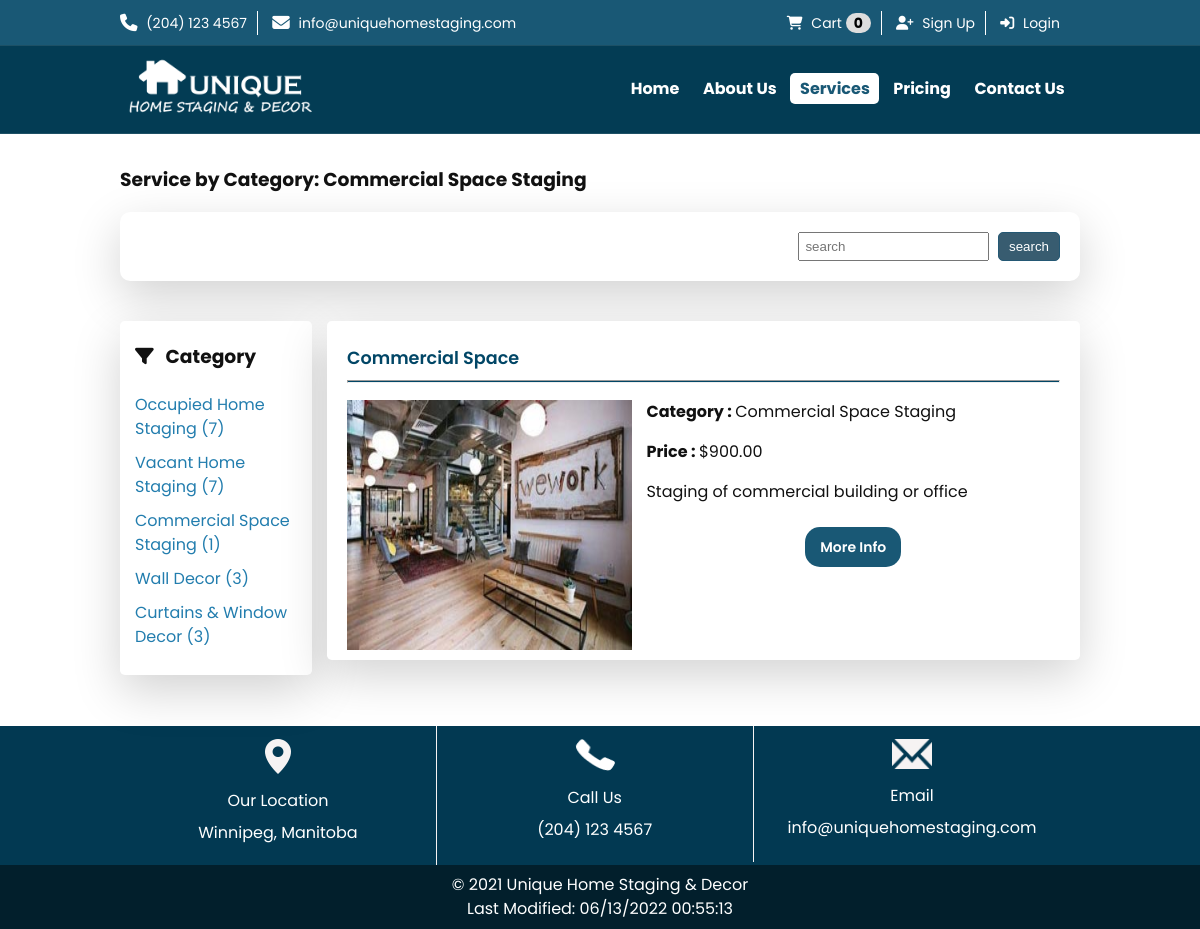
The page /?p=services&category=8 on the database its author committed.
### tables this page shows
CREATE TABLE `category` (
  `id` int(11) NOT NULL AUTO_INCREMENT,
  `title` varchar(255) NOT NULL,
  `image` varchar(255) DEFAULT NULL,
  `deleted` tinyint(1) DEFAULT 0,
  `created_at` datetime NOT NULL DEFAULT current_timestamp(),
  `updated_at` datetime NOT NULL DEFAULT current_timestamp() ON UPDATE current_timestamp(),
  PRIMARY KEY (`id`)
);

CREATE TABLE `service` (
  `id` int(11) NOT NULL AUTO_INCREMENT,
  `title` varchar(255) NOT NULL,
  `description` text NOT NULL,
  `short_description` varchar(255) DEFAULT NULL,
  `image` varchar(255) DEFAULT NULL,
  `price` decimal(7,2) NOT NULL,
  `category` int(11) DEFAULT NULL,
  `tag` varchar(255) DEFAULT NULL,
  `display` enum('hide','all place','main page','service page') DEFAULT NULL,
  `estimated_time` int(11) DEFAULT NULL,
  `no_of_staff_required` int(11) DEFAULT NULL,
  `deleted` tinyint(1) DEFAULT 0,
  `created_at` datetime NOT NULL DEFAULT current_timestamp(),
  `updated_at` datetime NOT NULL DEFAULT current_timestamp() ON UPDATE current_timestamp(),
  PRIMARY KEY (`id`),
  KEY `category` (`category`),
  CONSTRAINT `service_ibfk_1` FOREIGN KEY (`category`) REFERENCES `category` (`id`)
);

### config/functions.php (called while the page is built, shortened)
<?php
function view(string $view_name, array $data = []): void
{
    try {
        extract($data);
        $path = __DIR__ . '/../views/' . $view_name . '.view.php';
        require($path);
    } catch (Exception $e) {
        echo $e->getMessage();
        die;
    }
}

### controllers/services.php (called while the page is built, shortened)
<?php
$categoryObj = new Category();
$serviceObj = new Service();
$categories = $categoryObj->getAllWithServiceCount();
if (!empty($_GET['search']) && $_GET['search'] == trim($_GET['search'])) {
    $services = $serviceObj->getAllBySearch($_GET['search']);
    $title = 'You searched for: ' .  $_GET['search'];
} elseif (!empty($_GET['category']) && $_GET['category'] == intval($_GET['category'])) {
    $services = $serviceObj->getAllByCategory($_GET['category']);
    $title = 'Service by Category: ' . $services[0]['category_title'];
} else {
    $services = $serviceObj->getAll();
}
view('services', compact('title', 'categories', 'services'));

### public/index.php (called while the page is built, shortened)
<?php
$allowed = [
    'home', 'services', 'service-detail', 'about-us', 'pricing', 'contact-us', 'sign-up',
    'process-sign-up', 'my-profile', 'login',  'process-login', 'logout',
    'view-cart', 'handle-cart', 'remove-cart', 'checkout', 'handle-payment',
    'invoice', 'orders'
];
if (empty($_GET['p'])) {
    $page = 'home';
} elseif (in_array($_GET['p'], $allowed)) {
    $page = $_GET['p'];
} else {
    $page = 'error-404';
    http_response_code(404);
}
$path = __DIR__ . '/../controllers/' . $page . '.php';
require($path);

### app/Models/Service.php (called while the page is built, shortened)
<?php
class Service extends Model
{
    protected $table = 'service';
    public function getAllByCategory($id)
    {
        $query = "SELECT
                    s.*,
                    c.title as category_title
                    from {$this->table} as s
                    LEFT JOIN {$this->category_table} as c
                    ON s.category = c.id
                    WHERE
                    s.category = :id
                    AND
                    s.deleted=0";
        $stmt = self::$dbh->prepare($query);
        $stmt->bindValue(':id', $id);
        $stmt->execute();
        return $stmt->fetchAll();
    }
}

### config/escape.php (called while the page is built, shortened)
<?php
function esc(string $str): string
{
    return htmlentities($str, ENT_NOQUOTES, "UTF-8");
}

### app/Models/Model.php (called while the page is built, shortened)
<?php
abstract class Model
{
    protected static $dbh;
    public static function init($dbh)
    {
        self::$dbh = $dbh;
    }
    public function getDbh()
    {
        return  self::$dbh;
    }
}

### app/Models/Category.php (called while the page is built, shortened)
<?php
class Category extends Model
{
    protected $table = 'category';
    public function getAllWithServiceCount()
    {
        $query =
            "SELECT count(s.category) as service_count,
                c.*
                FROM
                service s
                left join
                {$this->table} c on  c.id = s.category
                where s.deleted = 0
                group by s.category ";
        $stmt = $this->getDbh()->prepare($query);
        $stmt->execute();
        return $stmt->fetchAll();
    }
}

### views/services.view.php (the view, shortened to what this page needs)
<?php require __DIR__ . '/inc/header.php'; ?>
<div class="container">
    <div class="section-block">
        <?php if ($title) : ?>
            <h3>
                <?= esc($title) ?>
            </h3>
        <?php endif; ?>
        <div class="search-service">
            <form action="/" method="get" autocomplete="off" novalidate>
                <input id="search" type="text" name="search" placeholder="search" maxlength="255" />&nbsp;
                <input type="submit" value="search" />
            </form>
        </div>
        <div class="service-filter">
            <h3><i class="fa fa-filter" aria-hidden="true"></i> &nbsp; Category</h3>
            <ul>
                <?php foreach ($categories as $category) : ?>
                    <li>
                        <a href="/?p=services&category=<?= esc($category['id']) ?>">
                            <?= esc($category['title']) ?> (<?= $category['service_count'] ?>)
                        </a>
                    </li>
                <?php endforeach; ?>
            </ul>
        </div>
        <div class="service-block-wrapper">
            <?php foreach ($services as $service) : ?>
                <div class="service-block">
                    <div class="service-title">
                        <h2><?= esc($service['title']) ?></h2>
                        <hr>
                    </div>
                    <div>
                        <div class="service-img-block">
                            <img src="images/service/<?= esc($service['image']) ?>" alt="<?= esc($service['title']) ?>" width="300" height="300">
                        </div>
                        <div class="service-detail">
                            <p class="highlight-text">
                                <strong>Category : </strong> <?= esc($service['category_title']) ?>
                            </p>
                            <p class="highlight-text">
                                <strong>Price : </strong> $<?= number_format($service['price'], 2) ?>
                            </p>
                            <p><?= esc($service['short_description']) ?>
                            </p>
                            <div class="btn-wrapper">
                                <a href="/?p=service-detail&service=<?= esc($service['id']) ?>">
                                    More Info
                                </a>
                            </div>
                        </div>
                    </div>
                </div>
            <?php endforeach; ?>
        </div>
    </div>
</div>
<?php require __DIR__ . '/inc/footer.php'; ?>

### public/styles/custom.css (style rules this page uses)
* { box-sizing: border-box; }
body, html { margin: 0; padding: 0; }
body { font-family: "Poppins", Arial, sans-serif; background-color: #fff; margin: 0; line-height: 24px; color: #111; font-size: 16px; font-weight: 400; }
.container { max-width: 960px; margin: 0 auto; position: relative; }
.section-block { margin: 15px 0; }
.service-block { padding: 10px 20px; margin: 20px 0; box-shadow: 0 1rem 3rem rgba(0, 0, 0, 0.175) !important; border-radius: 0.3rem !important; background-color: #fff !important; }
.service-block .service-title h2 { font-weight: 600; font-size: 1.1em; margin-bottom: 5px; color: #014666; }
.service-block .service-title hr { width: 100%; height: 3px; background: #014666; display: inline-block; margin: 5px 0 10px; }
.service-block .service-detail p { font-size: 16px; margin: 0 0 1rem; }
.service-block .service-img-block { width: 40%; height: 250px; display: inline-block; vertical-align: top; margin-right: 10px; }
.service-block .service-img-block img { height: 100%; width: 100%; max-height: 100%; max-width: 100%; }
.service-block .service-detail { width: 58%; display: inline-block; vertical-align: top; }
.search-service { text-align: right; padding: 20px; margin: 20px 0; box-shadow: 0 1rem 3rem rgb(0 0 0 / 18%); border-radius: 10px; background-color: #fff; }
.search-service form input[type="text"] { padding: 5px; }
.search-service form input[type="submit"] { padding: 6px 10px; background: #385c70; color: white; border: 1px solid #245874; border-radius: 5px; }
.service-filter { width: 20%; float: left; padding: 5px 15px; margin: 20px 0; box-shadow: 0 1rem 3rem rgb(0 0 0 / 18%); border-radius: 0.3rem; background-color: #fff; }
.service-filter ul { list-style: none; padding-inline-start: 0; }
.service-filter ul > li { padding: 5px 0; }
.service-filter ul > li > a { text-decoration: none; color: #227dae; }
.service-block-wrapper { width: 80%; float: right; padding: 0 0 0 15px; }
.btn-wrapper { text-align: center; padding: 15px 0; }
.btn-wrapper a, .btn-wrapper form input[type="submit"] { padding: 10px 15px; color: #fff; border-radius: 15px; font-size: 14px; font-weight: 600; border: none; cursor: pointer; transition: all 200ms ease-in-out; text-decoration: none; background-color: rgba(1, 70, 102, 0.9); }

### public/styles/print.css (style rules this page uses)
* { -webkit-print-color-adjust: exact; print-color-adjust: exact; }
body { font-size: 12px; width: 100%; }
.container { width: 100%; }

### rows shown on the page
category: title "Occupied Home Staging", service_count "7"
category: title "Vacant Home Staging", service_count "7"
category: title "Commercial Space Staging", service_count "1"
category: title "Wall Decor", service_count "3"
category: title "Curtains & Window Decor", service_count "3"
service: title "Commercial Space", image (picture), category.title "Commercial Space Staging", price "900.00", short_description "Staging of commercial building or office"

### other values the page prints
$cartCount "0"
$title "Service by Category: Commercial Space Staging"
